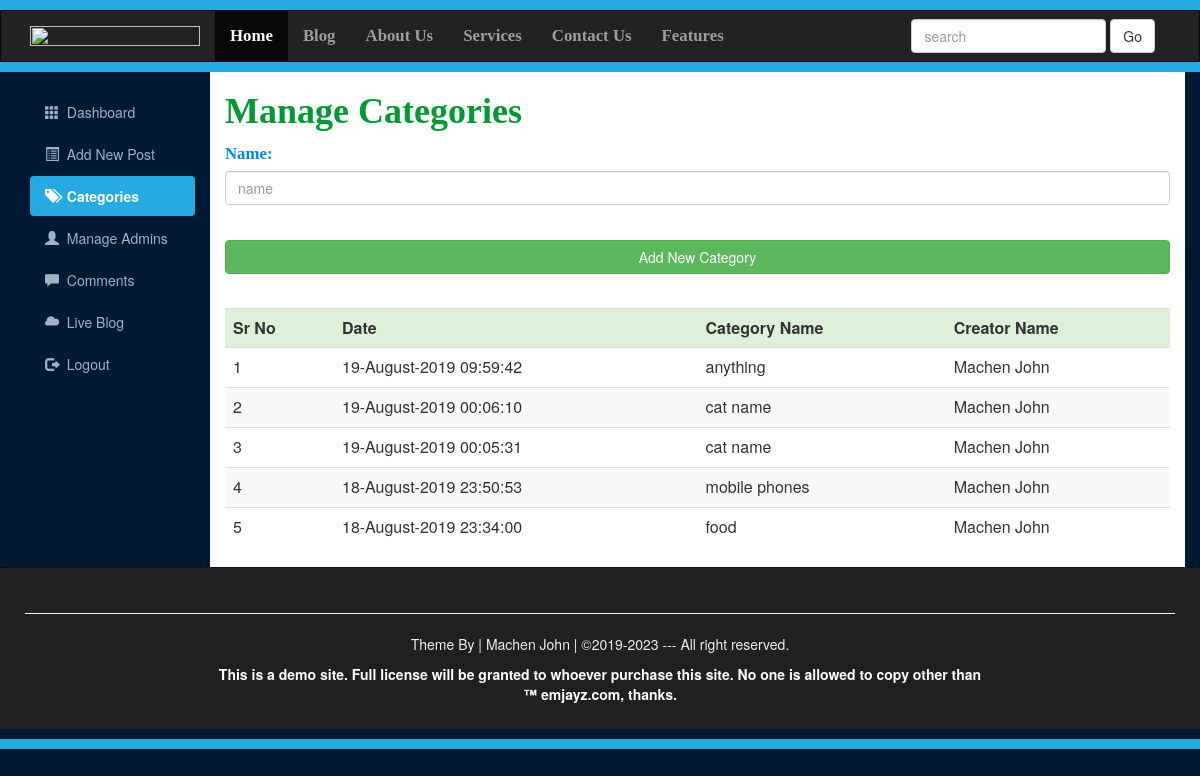
Page /pages/categories.php on the committed database.
### tables this page shows
CREATE TABLE `category` (
  `id` int(100) NOT NULL,
  `datetime` varchar(50) NOT NULL,
  `name` varchar(100) NOT NULL,
  `creatorname` varchar(100) NOT NULL
);

### pages/categories.php (the view, shortened to what this page needs)
<!DOCTYPE>
<html>
        <head>
            <link rel="stylesheet" href="../css/bootstrap.min.css" type="text/css">
            <link rel="stylesheet" href="../css/adminstyles.css">
        </head>
<body>
<div style="height:10px; background-color:#27AAE1;"></div>
    <nav class="navbar navbar-inverse" role="navigation">
        <div class="container">
            <div class="navbar-header">
                <a class="navbar-brand" href="blog.php">
                <img src="images/cmslogo.png" width="170" height="20" >
                </a>
            </div>
            <div class="collapse navbar-collapse" id="collapse">
            <ul class="nav navbar-nav" style="color:#fff">
                <li class="active"><a href="dashboard.php">Home</a></li>
                <li><a href="blog.php">Blog</a></li>
                <li><a href="#">About Us</a></li>
                <li><a href="#">Services</a></li>
                <li><a href="#">Contact Us</a></li>
                <li><a href="#">Features</a></li>
            </ul>
            <form action="dashboard.php" class="navbar-form navbar-right">
                <div class="form-group">
                <input type="search" placeholder="search" name="search" class="form-control">
                </div>
                <button class="btn btn-default" name="searchButton">Go</button>
            </form>
            </div>
        </div>
    </nav>
<div style="height:10px; background-color:#27AAE1; margin-top: -20px"></div>
<div class="container">
<div class="row">
        <div class="col-sm-2">
        <br>
        <ul id="side_menu" class="nav nav-pills nav-stacked">
            <li><a href="dashboard.php"><span class="glyphicon glyphicon-th"></span>&nbsp; Dashboard</a> </li>
            <li><a href="addnewpost.php"><span class="glyphicon glyphicon-list-alt"></span>&nbsp; Add New Post</a> </li>
            <li class="active"><a href="categories.php"><span class="glyphicon glyphicon-tags"></span>&nbsp; Categories</a> </li>
            <li><a href="#"><span class="glyphicon glyphicon-user"></span>&nbsp; Manage Admins</a> </li>
            <li><a href="comment.php"><span class="glyphicon glyphicon-comment"></span>&nbsp; Comments</a> </li>
            <li><a href="#"><span class="glyphicon glyphicon-cloud"></span>&nbsp; Live Blog</a> </li>
            <li><a href="#"><span class="glyphicon glyphicon-log-out"></span>&nbsp; Logout</a> </li>
        </ul>
        </div>
        <div class="col-sm-10">
        <h1 class="headtext"> Manage Categories</h1>
<div>
    <form method="post"  >
        <fieldset>
        <div class="form-group">
            <label for="categoryname"><span class="fieldinfo">Name:</span></label>
            <input class="form-control" type="text" name="category" placeholder="name" id="categoryname" />
        </div>
        <br>
        <input type="submit" name="submit" class="btn btn-success btn-block" value="Add New Category">
        </fieldset>
        <br>
    </form>
</div>
        <div >
            <table class="table table-striped table-hover">
            <tr class="success">
                <th>Sr No</th>
                <th>Date</th>
                <th>Category Name</th>
                <th>Creator Name</th>
            </tr>
        <?php
            global $con;
            $viewquery = "SELECT * FROM category ORDER BY datetime desc";
            $Execute = mysqli_query($con,$viewquery);
            $sno = 0;
            while($datarows = mysqli_fetch_array($Execute)){
                $date = $datarows["datetime"];
                $name = $datarows["name"];
                $creator = $datarows["creatorname"];
                $sno++;
                echo "<tr>";
                echo "<td>".$sno."</td>";
                echo "<td>".$date."</td>";
                echo "<td>".$name."</td>";
                echo "<td>".$creator."</td>";
                echo "</tr>";
            }
        ?>
            </table>
        </div>
        </div>
</div>
</div>
<div id="footer">
    <hr><p> Theme By | Machen John | &copy;2019-2023 --- All right reserved.</p>
    <a style="color: white; text-decoration: none; cursor: pointer; font-weight: bold;" href="#">
    This is a demo site. Full license will be granted to whoever purchase this site.
    No one is allowed to copy other than <br>&trade; emjayz.com, thanks.
    </a>
</div>
<div style="height:10px; background-color:#27AAE1"></div>
</body>
</html>

### css/adminstyles.css (style rules this page uses)
body { background-color:#001a33; }
.col-sm-10 { background-color:#fff; padding-right: 15px; }
#side_menu a { color:#9fb1c2; }
#side_menu .active a { color:#ffffff; background-color: #27AAE1; font-weight: bold; }
#footer { padding: 25px; margin-bottom:10px; border-top: 1px dotted #000; color: #eeeeee; background-color: #211f22; text-align: center; }
.navbar-nav li { font-weight: bold; font-family: Bitter,Goergia,Times,"Times New Roman", serif; font-size: 1.2em; }

### pages/categories.php (style rules this page uses)
.fieldinfo { color: #008ae6; font-family: cursive; font-size: 1.2em; }
.headtext { color: #009933; font-weight: bold; font-family: cursive; }

### rows in the picture
category: datetime "19-August-2019 09:59:42", name "anything", creatorname "Machen John"
category: datetime "19-August-2019 00:06:10", name "cat name", creatorname "Machen John"
category: datetime "19-August-2019 00:05:31", name "cat name", creatorname "Machen John"
category: datetime "18-August-2019 23:50:53", name "mobile phones", creatorname "Machen John"
category: datetime "18-August-2019 23:34:00", name "food", creatorname "Machen John"
